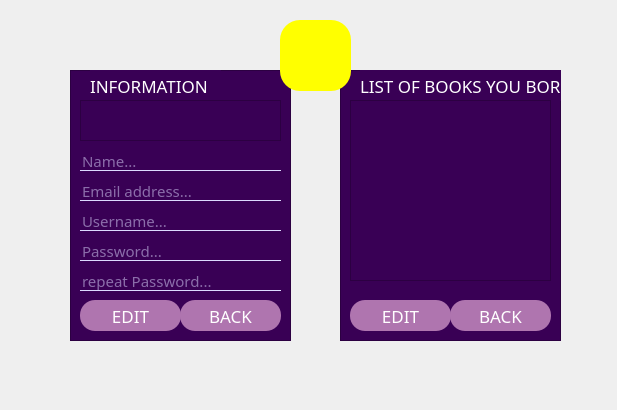
<?xml version="1.0" encoding="UTF-8"?>
<ui version="4.0">
 <class>profile</class>
 <widget class="QDialog" name="profile">
  <property name="geometry">
   <rect>
    <x>0</x>
    <y>0</y>
    <width>617</width>
    <height>410</height>
   </rect>
  </property>
  <property name="windowTitle">
   <string>Dialog</string>
  </property>
  <property name="styleSheet">
   <string notr="true">QWidget
{
background:url(:/first/user_m.jpg);

}
*{
font-family:century gothic;
font-size:17px;
}
QFrame
{
background: #390055;

}
QToolButton
{
background:yellow;
border-radius:20px;
}
QPushButton
{
color: white;
background:#af75af;
border-radius:15px;
}
QLabel
{
color:white;
}
QPushButton:hover
{
color:#333;
border-radius:15px;
background: yellow;
}
QLineEdit
{
background:transparent;
border:none;
color:#dddbff;
border-bottom:1px solid #dddbff;
font-size:15px;
}
#register_2
{
background:transparent;
border:none;
font-size:14px;
color:red;
}
#register_2:hover
{
color:#379eff;

}
QCheckBox
{
background: transparent;
color:#dddbff;
font-size:10px;
}
QTextBrowser
{
font-size: 13px;
color:#dddbff;
}
#lable_2
{
font-size:10 px;
}</string>
  </property>
  <widget class="QToolButton" name="toolButton">
   <property name="geometry">
    <rect>
     <x>280</x>
     <y>20</y>
     <width>71</width>
     <height>71</height>
    </rect>
   </property>
   <property name="text">
    <string/>
   </property>
   <property name="icon">
    <iconset resource="resource.qrc">
     <normaloff>:/first/login.png</normaloff>:/first/login.png</iconset>
   </property>
   <property name="iconSize">
    <size>
     <width>128</width>
     <height>128</height>
    </size>
   </property>
  </widget>
  <widget class="QFrame" name="frame">
   <property name="geometry">
    <rect>
     <x>70</x>
     <y>70</y>
     <width>221</width>
     <height>271</height>
    </rect>
   </property>
   <property name="frameShape">
    <enum>QFrame::StyledPanel</enum>
   </property>
   <property name="frameShadow">
    <enum>QFrame::Raised</enum>
   </property>
   <widget class="QLabel" name="label">
    <property name="geometry">
     <rect>
      <x>20</x>
      <y>0</y>
      <width>131</width>
      <height>31</height>
     </rect>
    </property>
    <property name="text">
     <string>INFORMATION</string>
    </property>
   </widget>
   <widget class="QLineEdit" name="name">
    <property name="geometry">
     <rect>
      <x>10</x>
      <y>80</y>
      <width>201</width>
      <height>21</height>
     </rect>
    </property>
    <property name="inputMask">
     <string/>
    </property>
    <property name="text">
     <string/>
    </property>
    <property name="cursorPosition">
     <number>0</number>
    </property>
    <property name="placeholderText">
     <string>Name...</string>
    </property>
   </widget>
   <widget class="QLineEdit" name="email">
    <property name="geometry">
     <rect>
      <x>10</x>
      <y>110</y>
      <width>201</width>
      <height>21</height>
     </rect>
    </property>
    <property name="inputMask">
     <string/>
    </property>
    <property name="text">
     <string/>
    </property>
    <property name="placeholderText">
     <string>Email address...</string>
    </property>
   </widget>
   <widget class="QLineEdit" name="password">
    <property name="geometry">
     <rect>
      <x>10</x>
      <y>170</y>
      <width>201</width>
      <height>21</height>
     </rect>
    </property>
    <property name="inputMask">
     <string/>
    </property>
    <property name="text">
     <string/>
    </property>
    <property name="echoMode">
     <enum>QLineEdit::Password</enum>
    </property>
    <property name="placeholderText">
     <string>Password...</string>
    </property>
   </widget>
   <widget class="QTextBrowser" name="textBrowser">
    <property name="geometry">
     <rect>
      <x>10</x>
      <y>30</y>
      <width>201</width>
      <height>41</height>
     </rect>
    </property>
   </widget>
   <widget class="QPushButton" name="signup">
    <property name="geometry">
     <rect>
      <x>110</x>
      <y>230</y>
      <width>101</width>
      <height>31</height>
     </rect>
    </property>
    <property name="text">
     <string>BACK</string>
    </property>
   </widget>
   <widget class="QLineEdit" name="username">
    <property name="geometry">
     <rect>
      <x>10</x>
      <y>140</y>
      <width>201</width>
      <height>21</height>
     </rect>
    </property>
    <property name="inputMask">
     <string/>
    </property>
    <property name="text">
     <string/>
    </property>
    <property name="placeholderText">
     <string>Username...</string>
    </property>
   </widget>
   <widget class="QPushButton" name="exit">
    <property name="geometry">
     <rect>
      <x>10</x>
      <y>230</y>
      <width>101</width>
      <height>31</height>
     </rect>
    </property>
    <property name="font">
     <font>
      <family>century gothic</family>
      <pointsize>-1</pointsize>
      <weight>50</weight>
      <italic>false</italic>
      <bold>false</bold>
     </font>
    </property>
    <property name="text">
     <string>EDIT</string>
    </property>
   </widget>
   <widget class="QLineEdit" name="password_2">
    <property name="geometry">
     <rect>
      <x>10</x>
      <y>200</y>
      <width>201</width>
      <height>21</height>
     </rect>
    </property>
    <property name="inputMask">
     <string/>
    </property>
    <property name="text">
     <string/>
    </property>
    <property name="echoMode">
     <enum>QLineEdit::Password</enum>
    </property>
    <property name="placeholderText">
     <string>repeat Password...</string>
    </property>
   </widget>
  </widget>
  <widget class="QFrame" name="frame_2">
   <property name="geometry">
    <rect>
     <x>340</x>
     <y>70</y>
     <width>221</width>
     <height>271</height>
    </rect>
   </property>
   <property name="frameShape">
    <enum>QFrame::StyledPanel</enum>
   </property>
   <property name="frameShadow">
    <enum>QFrame::Raised</enum>
   </property>
   <widget class="QLabel" name="label_2">
    <property name="geometry">
     <rect>
      <x>20</x>
      <y>0</y>
      <width>261</width>
      <height>31</height>
     </rect>
    </property>
    <property name="text">
     <string>LIST OF BOOKS YOU BORROWED</string>
    </property>
   </widget>
   <widget class="QTextBrowser" name="textBrowser_2">
    <property name="geometry">
     <rect>
      <x>10</x>
      <y>30</y>
      <width>201</width>
      <height>181</height>
     </rect>
    </property>
   </widget>
   <widget class="QPushButton" name="signup_2">
    <property name="geometry">
     <rect>
      <x>110</x>
      <y>230</y>
      <width>101</width>
      <height>31</height>
     </rect>
    </property>
    <property name="text">
     <string>BACK</string>
    </property>
   </widget>
   <widget class="QPushButton" name="exit_2">
    <property name="geometry">
     <rect>
      <x>10</x>
      <y>230</y>
      <width>101</width>
      <height>31</height>
     </rect>
    </property>
    <property name="font">
     <font>
      <family>century gothic</family>
      <pointsize>-1</pointsize>
      <weight>50</weight>
      <italic>false</italic>
      <bold>false</bold>
     </font>
    </property>
    <property name="text">
     <string>EDIT</string>
    </property>
   </widget>
  </widget>
  <zorder>frame</zorder>
  <zorder>frame_2</zorder>
  <zorder>toolButton</zorder>
 </widget>
 <resources>
  <include location="resource.qrc"/>
 </resources>
 <connections/>
</ui>
